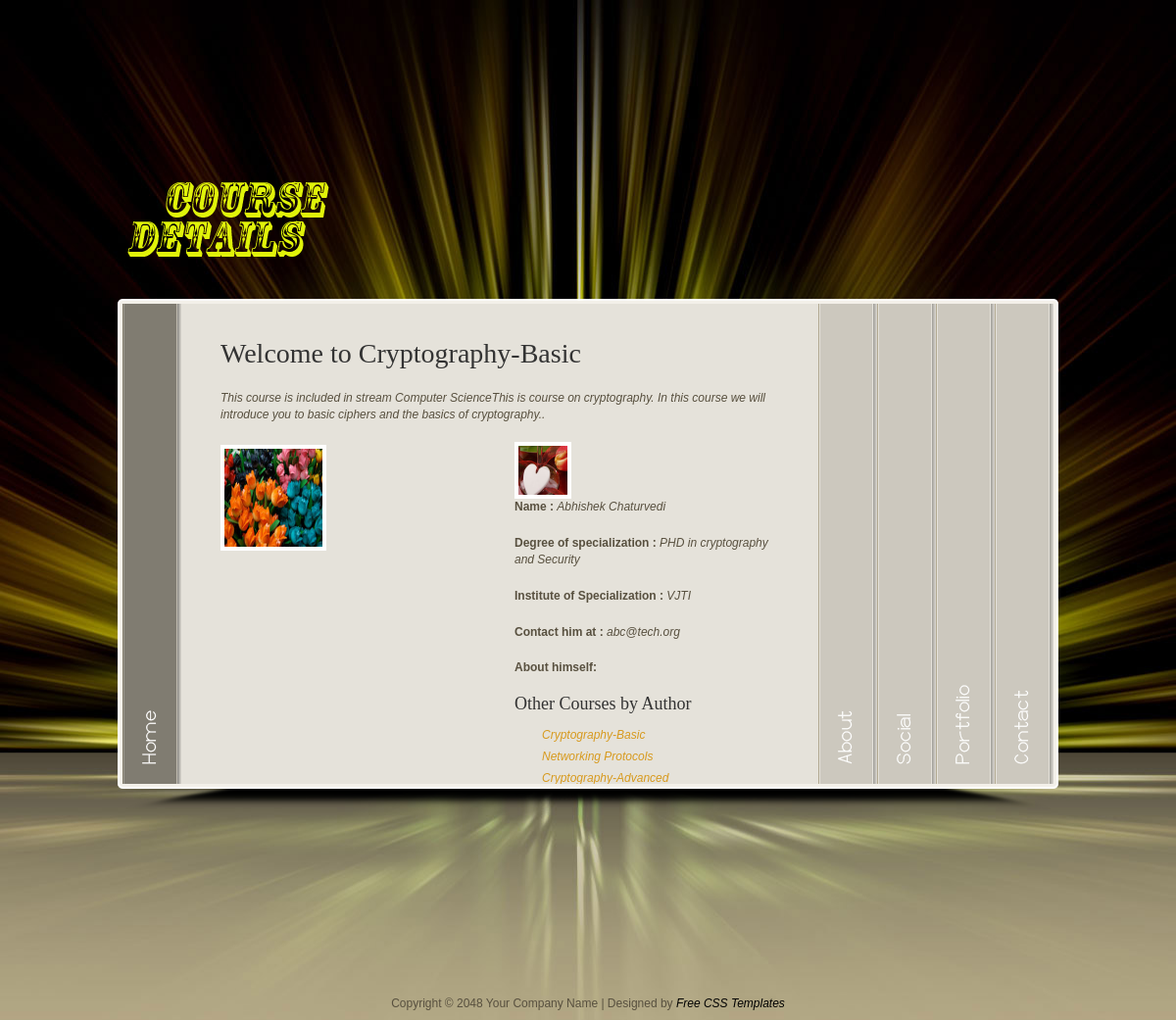
The app's page /course_detail_stud.php?c_id=18 (signed in) with its own data.
### tables this page shows
CREATE TABLE IF NOT EXISTS `course` (
  `c_id` int(11) unsigned NOT NULL AUTO_INCREMENT,
  `c_name` varchar(50) NOT NULL,
  `c_stream` varchar(20) NOT NULL,
  `inserted_on` timestamp NOT NULL DEFAULT CURRENT_TIMESTAMP,
  `start_date` date NOT NULL,
  `end_date` date NOT NULL,
  `u_id` int(11) unsigned NOT NULL,
  `approve_status` tinyint(1) unsigned NOT NULL DEFAULT '0',
  `course_image` varchar(75) NOT NULL DEFAULT 'images/gallery/09-l.jpg',
  `avg_rating` double NOT NULL,
  `description` text NOT NULL,
  PRIMARY KEY (`c_id`),
  KEY `u_id` (`u_id`)
);

CREATE TABLE IF NOT EXISTS `user` (
  `u_id` int(11) unsigned NOT NULL AUTO_INCREMENT,
  `u_name` varchar(30) NOT NULL,
  `password` varchar(20) NOT NULL,
  `f_name` varchar(20) NOT NULL,
  `l_name` varchar(20) NOT NULL,
  `contact_no` int(10) NOT NULL,
  `dob` date NOT NULL,
  `institute` varchar(40) NOT NULL,
  `stream` varchar(20) NOT NULL,
  `degree` varchar(50) NOT NULL DEFAULT 'B.E.',
  `role` varchar(10) NOT NULL,
  `approve_id` tinyint(1) NOT NULL DEFAULT '0',
  `photo` varchar(255) NOT NULL,
  `about` text NOT NULL,
  `show_email` tinyint(4) NOT NULL DEFAULT '0',
  `gender` tinyint(4) NOT NULL DEFAULT '0',
  `user_score` float NOT NULL DEFAULT '0',
  `count_bookmarks` int(11) NOT NULL DEFAULT '0',
  `created_comments` int(11) NOT NULL DEFAULT '0',
  `count_discussions` int(11) NOT NULL DEFAULT '0',
  PRIMARY KEY (`u_id`)
);

### course_detail_stud.php (the view, shortened to what this page needs)
<?php require_once('Connections/conn.php'); ?>
<?php
if (!function_exists("GetSQLValueString")) {
	  function GetSQLValueString($theValue, $theType, $theDefinedValue = "", $theNotDefinedValue = "")
	  {
		$theValue = function_exists("mysql_real_escape_string") ? mysql_real_escape_string($theValue) : mysql_escape_string($theValue);
		switch ($theType) {
		  case "long":
		  case "int":
			$theValue = ($theValue != "") ? intval($theValue) : "NULL";
			break;
		}
		return $theValue;
	  }
	  }
	  ?>
<?php
$colname_course_details = "-1";
if (isset($_GET['c_id'])) {
  $colname_course_details = $_GET['c_id'];
}
$query_course_details = sprintf("SELECT * FROM course WHERE c_id = %s", GetSQLValueString($colname_course_details, "int"));
$course_details = mysql_query($query_course_details, $conn) or die(mysql_error());
$row_course_details = mysql_fetch_assoc($course_details);
$query_author_details = sprintf("SELECT * FROM user WHERE u_id = %s", GetSQLValueString($row_course_details['u_id'], "int"));
$author_details = mysql_query($query_author_details, $conn) or die(mysql_error());
$row_author_details = mysql_fetch_assoc($author_details);
$query_other_course = sprintf("SELECT * FROM course WHERE u_id = %s", GetSQLValueString($row_course_details['u_id'], "int"));
$other_course = mysql_query($query_other_course, $conn) or die(mysql_error());
$row_other_course = mysql_fetch_assoc($other_course);
$totalRows_other_course = mysql_num_rows($other_course);
?>
<!DOCTYPE html PUBLIC "-//W3C//DTD XHTML 1.0 Transitional//EN" "http://www.w3.org/TR/xhtml1/DTD/xhtml1-transitional.dtd">
<html xmlns="http://www.w3.org/1999/xhtml">
<head>
<link href="css/templatemo_style_co.css?1" rel="stylesheet" type="text/css" />
<link rel="stylesheet" href="css/slimbox2_co.css" type="text/css" media="screen" />
</head>
<body>
<div id="templatemo_wrapper">
	<div id="templatemo_main">
		<div id="site_title">
			<h1><a href=""rel=""></a></h1>
	  </div>
		<div id="templatemo_content">
			<ul class="kwicks">
				<li id="home"><span class="header"></span>
					<div class="inner">
						<h2>Welcome to <?php echo $row_course_details['c_name'];?></h2>
						<p><em> This course is included in stream <?php echo $row_course_details['c_stream']; echo $row_course_details['description'];?>.</em></p>
						<img src="<?php echo $row_course_details['course_image'];?>" alt="" class="image_fl" height=100 width =100 />
						<div class="col_half float_r">
                        <img src="<?php echo $row_author_details['photo'];?>" alt="" height=50 width =50 />
							<p><b>Name : </b><i><?php echo $row_author_details['f_name']." ".$row_author_details['l_name'];?></i></p>
                            <p><b>Degree of specialization : </b><i><?php echo $row_author_details['degree'];?></i></p>
                            <p><b>Institute of Specialization :</b><i> <?php echo $row_author_details['institute'];?></i></p>
                            <p><b>Contact him at : </b><i><?php echo $row_author_details['u_name'];?></i></p>
                            <p><b> About himself:</b> <p style="font-style:italic"><?php echo $row_author_details['about'];?></p></p>
                            <?php if($totalRows_other_course>0){?>
							<h3>Other Courses by Author</h3>
							<ul class="templatemo_list">
                            <?php do{?>
								<li><a href="<?php echo 'course_detail_stud.php?c_id='.$row_other_course['c_id'];?>"><?php echo $row_other_course['c_name'];?></a></li>
							<?php }while ($row_other_course = mysql_fetch_assoc($other_course)); ?>
							</ul>
                            <?php }else{ echo "";} ?>
						</div>
					</div>
				</li>
				<li id="about"><span class="header"></span>
					<div class="inner">
					</div>
				</li>
				<li id="social"><span class="header"></span>
					<div class="inner">
					</div>
				</li>
				<li id="portfolio"><span class="header"></span>
					<div class="inner">
					</div>
				</li>
				<li id="contact"><span class="header"></span>
					<div class="inner">
					</div>
				</li>
			</ul>
		</div>
	</div>
    <div id="templatemo_footer">Copyright © 2048 Your Company Name | Designed by <a href="http://www.templatemo.com" rel="nofollow" target="_parent">Free CSS Templates</a></div>
</div>
</body>
</html>

### css/templatemo_style_co.css (style rules this page uses)
body { margin: 0; padding: 0; color: #58503f; font-family: "Lucida Sans Unicode", "Lucida Grande", sans-serif; font-size: 12px; line-height: 1.4em; background-color: #b8ad88; background-repeat: repeat-x; background-position: top; background-image: url(../images/templatemo_body.jpg); }
a, a:link, a:visited { color: #d79a1e; font-weight: normal; text-decoration: none; font-style: italic; }
p { margin: 0 0 20px 0; padding: 0; }
img { border: none; border: #fff 4px solid }
.image_fl { float: left; margin: 3px 20px 5px 0 }
h1, h2, h3, h4, h5, h6 { color: #333; font-weight: normal; font-family: Georgia, "Times New Roman", Times, serif }
h1 { font-size: 48px; margin: 0 0 30px; padding: 5px 0 }
h2 { font-size: 28px; margin: 0 0 25px; padding: 3px 0 }
h3 { font-size: 18px; margin: 0 0 15px; padding: 0; }
.float_r { float: right }
#templatemo_wrapper { width: 100%; background: url(../images/templatemo_main.jpg) no-repeat top center }
#templatemo_main { width: 960px; margin: 0 auto; padding: 150px 0 180px; }
#site_title { padding: 30px 0; }
#site_title h1 { margin: 0; padding: 0; }
#site_title h1 a { display: block; font-size: 12px; font-family: Georgia, "Times New Roman", Times, serif; width: 220px; height: 95px; color: #acacac; text-indent: -10000px; background: url(../images/Course_detail.png) no-repeat center left; }
#templatemo_content { width: 950px; height: 513px; padding: 5px; background: url(../images/templatemo_main.png); }
.kwicks { list-style: none; position: relative; margin: 0; padding: 0; }
.kwicks li { display: block; overflow: hidden; padding: 0; cursor: pointer; background: url(../images/slider_bg.png) no-repeat left }
#templatemo_content li { float: left; position: relative; width: 190px; height: 490px; margin-right: 5px; }
.kwicks li.active { background: url(../images/slider_bg_hover.png) no-repeat left; }
.kwicks li span.header { position: absolute; bottom: 20px; left: 20px; width: 15px; height: 300px; background-repeat: no-repeat; background-position: bottom; }
#templatemo_content #home span.header { background-image: url(../images/home.png) }
#templatemo_content #home.active span.header { background-image: url(../images/home.png) }
#templatemo_content #about span.header { background-image: url(../images/about.png) }
#templatemo_content #social span.header { background-image: url(../images/social.png) }
#templatemo_content #portfolio span.header { background-image: url(../images/portfolio.png) }
#templatemo_content #contact span.header { background-image: url(../images/contact.png) }
#templatemo_content li .inner { width: 570px; padding: 40px 40px 40px 100px; }
#templatemo_content li ul { margin: 0 0 0 10px; padding: 0; list-style: decimal-leading-zero; }
#templatemo_content li ul li { width: auto; height: auto; float: none; margin: 0; padding: 0 0 5px 18px; background: url(../images/templatemo_list.png) scroll 0px 7px no-repeat }
#templatemo_footer { text-align: center; padding: 8px; }
#templatemo_footer a { color: #000; text-decoration: none; }
.col_half { width: 270px }

### records on screen
course: c_name "Cryptography-Basic", c_stream "Computer Science", description "This is course on cryptography. In this course we will introduce you to basic ciphers and the basics of cryptography.", course_image (picture)
user: photo (picture), f_name "Abhishek", l_name "Chaturvedi", degree "PHD in cryptography and Security", institute "VJTI", u_name "abc@tech.org"
course: c_name "Networking Protocols"
course: c_name "Cryptography-Advanced"
